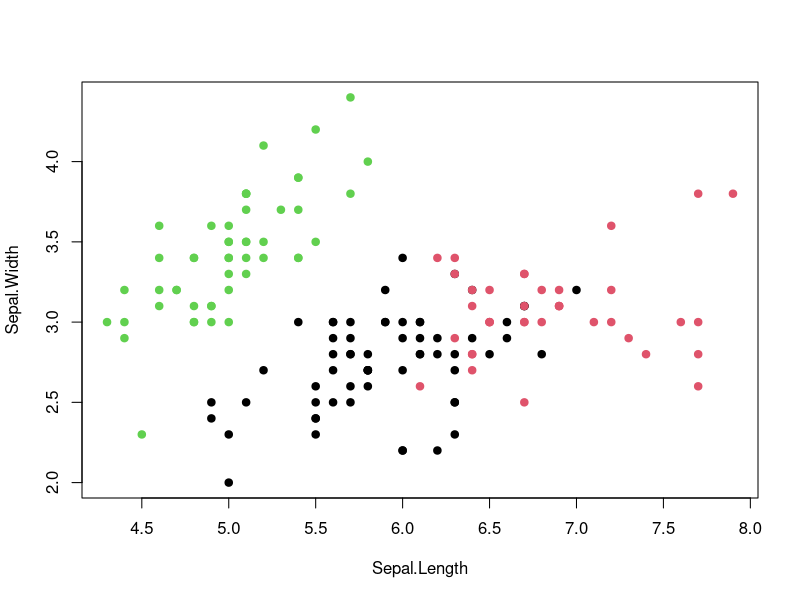

Write R code to recreate this figure.
## ---- chunk 1
rm(list=  ls())
## ---- chunk 2
set.seed(1) # to get same output everytime
ipdata <- iris[,-5]
head(ipdata)
## ---- chunk 3
cat("Original iris data")
head(iris)
## ---- chunk 4
km <- kmeans(ipdata,3)
## ---- chunk 5
km$centers
## ---- chunk 6
# new data record values
myvalues <- c(5.1,3.5,1.4,0.2) # here I have used the first record values
## ---- chunk 7
model_cluster1 <- km$centers[1,]
model_cluster2 <- km$centers[2,]
model_cluster3 <- km$centers[3,]

ed_cluster1 <- sqrt(sum((model_cluster1 - myvalues)^2))
ed_cluster2 <- sqrt(sum((model_cluster2 - myvalues)^2))
ed_cluster3 <- sqrt(sum((model_cluster3 - myvalues)^2))
## ---- chunk 8
cat("The distances are", ed_cluster1, ed_cluster2, ed_cluster3)
## ---- chunk 9
cat("The new record withe values -->", myvalues, " will fall into cluster# = ",
which.min(as.list(c(ed_cluster1,ed_cluster2,ed_cluster3))))
## ---- chunk 10
## As I had pulled the first record of the data file, let's see which segment it was marked in

iris[1,]
## as you see the cluster it is marked in is "setosa"
## and as per the table below, the kmeans model is setting Cluster 1 as Setosa
table(iris$Species,km$cluster)
plot(ipdata[c(1:2)], col=km$cluster, pch=19)
